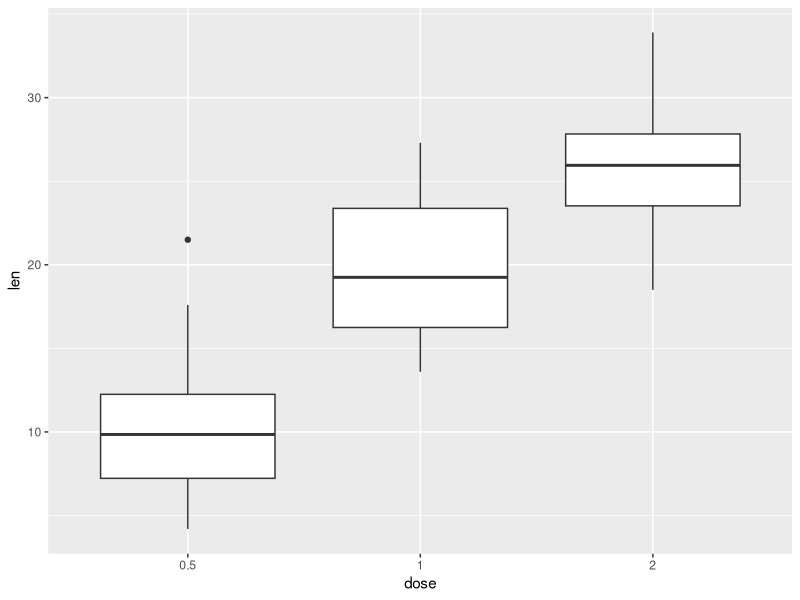
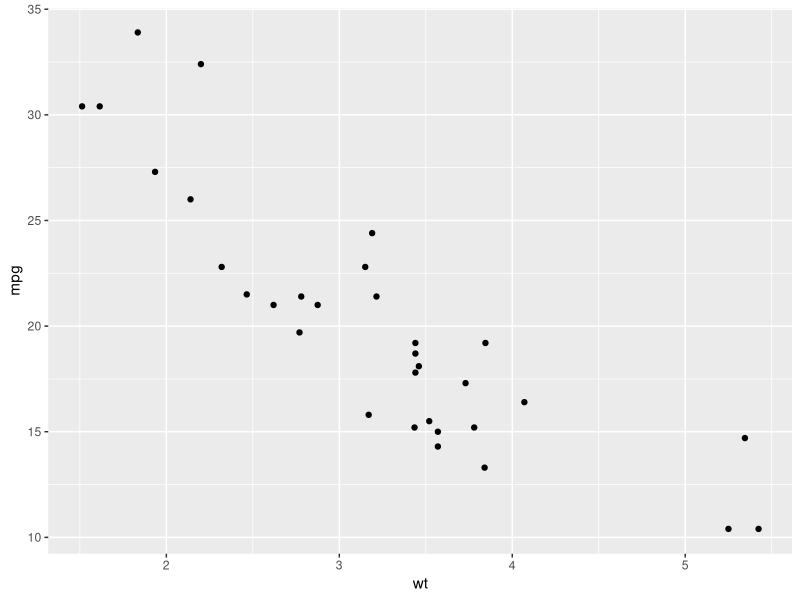

Here is the R script that generated these plots, in order:
library(ggplot2)

View(iris)

ToothGrowth$dose <- as.factor(ToothGrowth$dose)
mtcars$cyl <- as.factor(mtcars$cyl)
head(ToothGrowth)

# Box plot
p <- ggplot(ToothGrowth, aes(x=dose, y=len)) +geom_boxplot()
print(p)
# scatter plot
p2 <- ggplot(mtcars, aes(x=wt, y=mpg)) + geom_point()
print(p2)